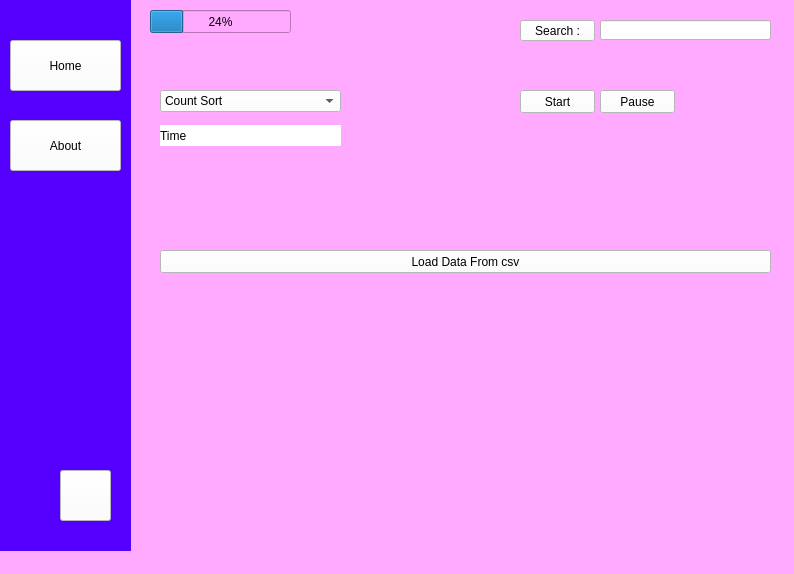
<?xml version="1.0" encoding="UTF-8"?>
<ui version="4.0">
 <class>window2</class>
 <widget class="QMainWindow" name="window2">
  <property name="geometry">
   <rect>
    <x>0</x>
    <y>0</y>
    <width>794</width>
    <height>574</height>
   </rect>
  </property>
  <property name="windowTitle">
   <string>MainWindow</string>
  </property>
  <property name="styleSheet">
   <string notr="true">background-color: rgb(255, 170, 255);</string>
  </property>
  <widget class="QWidget" name="centralwidget">
   <widget class="QLabel" name="label">
    <property name="geometry">
     <rect>
      <x>0</x>
      <y>0</y>
      <width>131</width>
      <height>551</height>
     </rect>
    </property>
    <property name="styleSheet">
     <string notr="true">background-color: rgb(85, 0, 255);</string>
    </property>
    <property name="text">
     <string/>
    </property>
   </widget>
   <widget class="QPushButton" name="pushButton">
    <property name="geometry">
     <rect>
      <x>10</x>
      <y>40</y>
      <width>111</width>
      <height>51</height>
     </rect>
    </property>
    <property name="styleSheet">
     <string notr="true">background-color: rgb(255, 255, 255);
font: 75 10pt &quot;MS Shell Dlg 2&quot;;</string>
    </property>
    <property name="text">
     <string>Home</string>
    </property>
   </widget>
   <widget class="QPushButton" name="pushButton_2">
    <property name="geometry">
     <rect>
      <x>10</x>
      <y>120</y>
      <width>111</width>
      <height>51</height>
     </rect>
    </property>
    <property name="styleSheet">
     <string notr="true">background-color: rgb(255, 255, 255);
font: 75 10pt &quot;MS Shell Dlg 2&quot;;</string>
    </property>
    <property name="text">
     <string>About</string>
    </property>
   </widget>
   <widget class="QPushButton" name="pushButton_3">
    <property name="geometry">
     <rect>
      <x>60</x>
      <y>470</y>
      <width>51</width>
      <height>51</height>
     </rect>
    </property>
    <property name="styleSheet">
     <string notr="true">background-image: url(:/newPrefix/C:/Users/DEll/OneDrive/Pictures/Screenshots/login.png);
background-image: url(:/newPrefix/pic/login.png);
background-color: rgb(255, 255, 255);</string>
    </property>
    <property name="text">
     <string/>
    </property>
   </widget>
   <widget class="QProgressBar" name="progressBar">
    <property name="geometry">
     <rect>
      <x>150</x>
      <y>10</y>
      <width>141</width>
      <height>23</height>
     </rect>
    </property>
    <property name="value">
     <number>24</number>
    </property>
   </widget>
   <widget class="QComboBox" name="comboBox">
    <property name="geometry">
     <rect>
      <x>160</x>
      <y>90</y>
      <width>181</width>
      <height>22</height>
     </rect>
    </property>
    <property name="styleSheet">
     <string notr="true">background-color: rgb(255, 255, 255);</string>
    </property>
    <item>
     <property name="text">
      <string>Count Sort </string>
     </property>
    </item>
    <item>
     <property name="text">
      <string>Insertion Sort</string>
     </property>
    </item>
    <item>
     <property name="text">
      <string>Selection Sort</string>
     </property>
    </item>
    <item>
     <property name="text">
      <string>Merge Sort</string>
     </property>
    </item>
    <item>
     <property name="text">
      <string>Quick Sort</string>
     </property>
    </item>
    <item>
     <property name="text">
      <string>Bucket Sort</string>
     </property>
    </item>
    <item>
     <property name="text">
      <string>Radix Sort</string>
     </property>
    </item>
    <item>
     <property name="text">
      <string>Bubble Sort</string>
     </property>
    </item>
    <item>
     <property name="text">
      <string>Hybrid Sort</string>
     </property>
    </item>
   </widget>
   <widget class="QLineEdit" name="lineEdit">
    <property name="geometry">
     <rect>
      <x>600</x>
      <y>20</y>
      <width>171</width>
      <height>20</height>
     </rect>
    </property>
    <property name="styleSheet">
     <string notr="true">background-color: rgb(255, 255, 255);</string>
    </property>
   </widget>
   <widget class="QPushButton" name="pushButton_11">
    <property name="geometry">
     <rect>
      <x>520</x>
      <y>20</y>
      <width>75</width>
      <height>21</height>
     </rect>
    </property>
    <property name="styleSheet">
     <string notr="true">background-color: rgb(255, 255, 255);</string>
    </property>
    <property name="text">
     <string>Search :</string>
    </property>
   </widget>
   <widget class="QPushButton" name="pushButton_12">
    <property name="geometry">
     <rect>
      <x>520</x>
      <y>90</y>
      <width>75</width>
      <height>23</height>
     </rect>
    </property>
    <property name="styleSheet">
     <string notr="true">background-color: rgb(255, 255, 255);</string>
    </property>
    <property name="text">
     <string>Start</string>
    </property>
   </widget>
   <widget class="QPushButton" name="pushButton_13">
    <property name="geometry">
     <rect>
      <x>600</x>
      <y>90</y>
      <width>75</width>
      <height>23</height>
     </rect>
    </property>
    <property name="styleSheet">
     <string notr="true">background-color: rgb(255, 255, 255);</string>
    </property>
    <property name="text">
     <string>Pause</string>
    </property>
   </widget>
   <widget class="QLabel" name="label_2">
    <property name="geometry">
     <rect>
      <x>160</x>
      <y>125</y>
      <width>181</width>
      <height>21</height>
     </rect>
    </property>
    <property name="styleSheet">
     <string notr="true">background-color: rgb(255, 255, 255);</string>
    </property>
    <property name="text">
     <string>Time </string>
    </property>
   </widget>
   <widget class="QPushButton" name="load">
    <property name="geometry">
     <rect>
      <x>160</x>
      <y>250</y>
      <width>611</width>
      <height>23</height>
     </rect>
    </property>
    <property name="styleSheet">
     <string notr="true">background-color: rgb(255, 255, 255);</string>
    </property>
    <property name="text">
     <string>Load Data From csv</string>
    </property>
   </widget>
  </widget>
  <widget class="QMenuBar" name="menubar">
   <property name="geometry">
    <rect>
     <x>0</x>
     <y>0</y>
     <width>794</width>
     <height>21</height>
    </rect>
   </property>
  </widget>
  <widget class="QStatusBar" name="statusbar"/>
 </widget>
 <resources>
  <include location="image.qrc"/>
 </resources>
 <connections/>
</ui>
